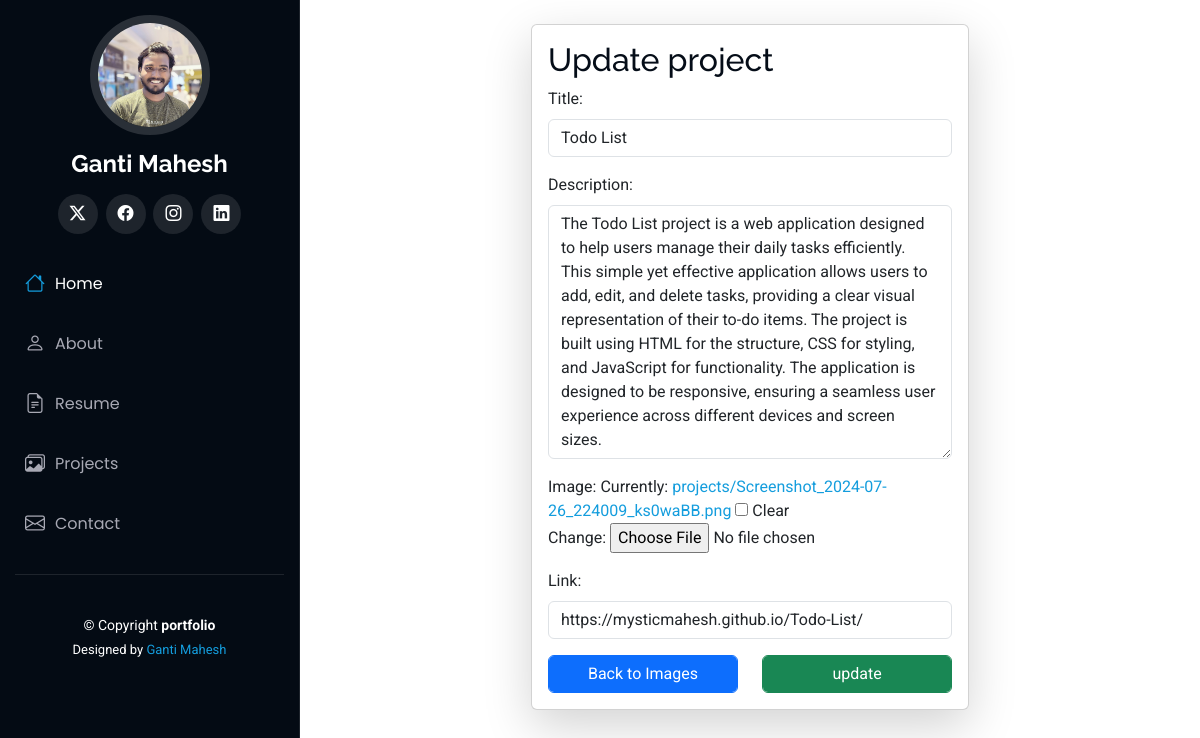
/project_update/15/, run on the app's committed database.
### personal_portfolio_app/models.py (models this page shows, shortened)
class Projects(models.Model):
    title=models.CharField(max_length=60)
    description =models.TextField()
    image =models.ImageField(upload_to='projects',blank=True,null=True)
    link = models.URLField(max_length=200, blank=True, null=True)

### personal_portfolio_app/views.py (the view)
# urls.py: path('project_update/<int:pk>/', views.projectUpdate,name='project_update_url'),
def projectUpdate(request, pk):
    image = get_object_or_404(Projects, pk=pk)
    if request.method == 'POST':
        form = projectForm(request.POST, request.FILES, instance=image)
        if form.is_valid():
            form.save()
            return redirect('projects_url')
    else:
        form = projectForm(instance=image)
    return render(request, 'project_update.html', {'form': form})

### personal_portfolio_app/forms.py
class projectForm(forms.ModelForm):
	class Meta:
		model=Projects
		fields=["title","description","image",'link']
		widgets={
		"title":forms.TextInput(attrs={
			"class":"form-control my-2",
			"placeholder":"title",
			}),
		"description":forms.Textarea(attrs={
			"class":"form-control my-2",
			"placeholder":"Description",
			}),
		"link":forms.TextInput(attrs={
			"class":"form-control my-2",
			"placeholder":"link",
			}),
		}

### templates/project_update.html (shortened to what this page needs)
{% extends "basic.html" %}
{% block body %}
{% load static %}
<div class="container-fluid mt-4">
    <div class=" card col-md-6 mx-auto shadow-lg">
        <div class="card-body">
            <h2>Update project</h2>
            <form method="post" enctype="multipart/form-data">
                {{ form.as_p }}
            <div class="row">
                <div class="col">
                  <a href="{% url 'projects_url' %}" class="btn btn-primary form-control">Back to Images</a>
                </div>
                 <div class="col">
                   <input type="submit" value="update" name="" class="btn btn-success form-control">
                 </div>
              </div>
            </form>
        </div>
      </div>
{% endblock body %}

### static/assets/css/main.css (style rules this page uses)
:root { --default-font: "Roboto", system-ui, -apple-system, "Segoe UI", Roboto, "Helvetica Neue", Arial, "Noto Sans", "Liberation Sans", sans-serif, "Apple Color Emoji", "Segoe UI Emoji", "Segoe UI Symbol", "Noto Color Emoji"; --heading-font: "Raleway", sans-serif; --nav-font: "Poppins", sans-serif; }
:root { --background-color: #ffffff; --default-color: #272829; --heading-color: #050d18; --accent-color: #149ddd; --surface-color: #ffffff; --contrast-color: #ffffff; }
:root { --nav-color: #a8a9b4; --nav-hover-color: #ffffff; --nav-mobile-background-color: #040b14; --nav-dropdown-background-color: #040b14; --nav-dropdown-color: #a8a9b4; --nav-dropdown-hover-color: #ffffff; }
:root { scroll-behavior: smooth; }
body { color: var(--default-color); background-color: var(--background-color); font-family: var(--default-font); }
a { color: var(--accent-color); text-decoration: none; transition: 0.3s; }
h1, h2, h3, h4, h5, h6 { color: var(--heading-color); font-family: var(--heading-font); }

### data on the page
Projects: title "Todo List", description "The Todo List project is a web application designed to help users manage their daily tasks efficiently. This simple yet effective application allows users to add, edit, and delete tasks, providing a clear visual representation of their to-do items. The project is built using HTML for the structure, CSS for styling, and JavaScript for functionality. The application is designed to be responsive, ensuring a seamless user experience across different devices and screen sizes.", link "https://mysticmahesh.github.io/Todo-List/"
